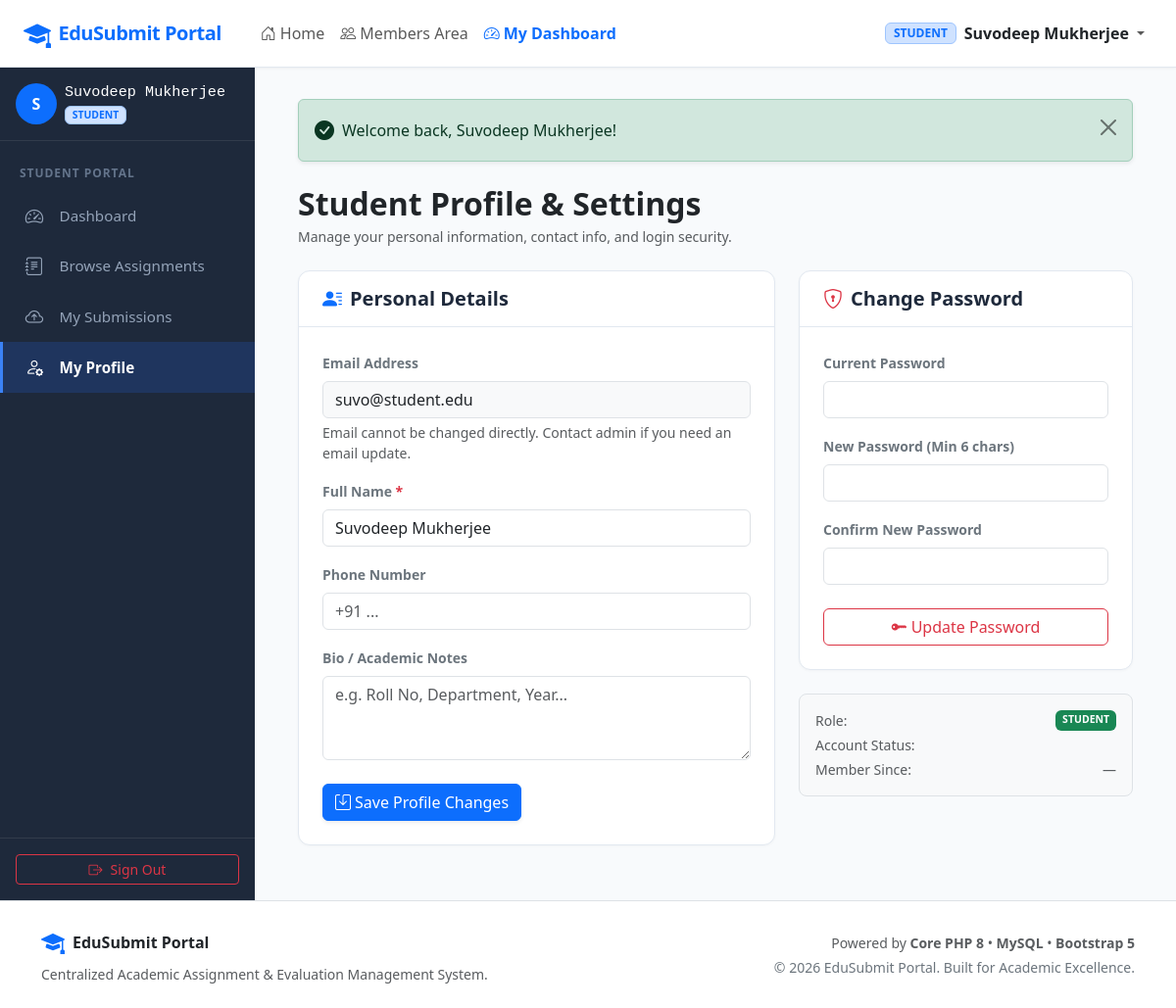
Page /student/profile.php (signed in) on the committed database.
### tables this page shows
CREATE TABLE `users` (
  `id` INT UNSIGNED AUTO_INCREMENT PRIMARY KEY,
  `name` VARCHAR(100) NOT NULL,
  `email` VARCHAR(150) NOT NULL UNIQUE,
  `password` VARCHAR(255) NOT NULL,
  `role` ENUM('admin', 'teacher', 'student') NOT NULL DEFAULT 'student',
  `phone` VARCHAR(20) DEFAULT NULL,
  `bio` TEXT DEFAULT NULL,
  `avatar` VARCHAR(255) DEFAULT NULL,
  `status` ENUM('active', 'inactive') NOT NULL DEFAULT 'active',
  `created_at` TIMESTAMP DEFAULT CURRENT_TIMESTAMP,
  `updated_at` TIMESTAMP DEFAULT CURRENT_TIMESTAMP ON UPDATE CURRENT_TIMESTAMP,
  INDEX `idx_users_role` (`role`),
  INDEX `idx_users_email` (`email`)
);

### student/profile.php (the view, shortened to what this page needs)
<?php
require_once __DIR__ . '/../config/config.php';
$userId = (int)$_SESSION['user_id'];
$pdo = getDBConnection();
$stmt = $pdo->prepare("SELECT * FROM users WHERE id = :id LIMIT 1");
$stmt->execute(['id' => $userId]);
require_once __DIR__ . '/../includes/header.php';
?>
<div class="dashboard-wrapper">
    <?php require_once __DIR__ . '/../includes/sidebar.php'; ?>
    <main class="main-content">
        <div class="container-fluid">
            <?php echo renderFlashMessages(); ?>
            <div class="d-flex flex-wrap align-items-center justify-content-between mb-4">
                <div>
                    <h2 class="fw-bold text-dark mb-1">Student Profile &amp; Settings</h2>
                    <p class="text-muted small mb-0">Manage your personal information, contact info, and login security.</p>
                </div>
            </div>
            <div class="row g-4">
                <div class="col-lg-7">
                    <div class="custom-card">
                        <div class="custom-card-header">
                            <h5 class="mb-0 fw-bold"><i class="bi bi-person-lines-fill me-2 text-primary"></i>Personal Details</h5>
                        </div>
                        <div class="custom-card-body">
                            <form method="POST" action="<?php echo e($_SERVER['PHP_SELF']); ?>">
                                <div class="mb-3">
                                    <label class="form-label small fw-semibold text-secondary">Email Address</label>
                                    <input type="email" class="form-control bg-light" value="<?php echo e($user['email']); ?>" readonly disabled>
                                    <div class="form-text small">Email cannot be changed directly. Contact admin if you need an email update.</div>
                                </div>
                                <div class="mb-3">
                                    <label for="name" class="form-label small fw-semibold text-secondary">Full Name <span class="text-danger">*</span></label>
                                    <input type="text" class="form-control" id="name" name="name" value="<?php echo e($user['name']); ?>" required>
                                </div>
                                <div class="mb-3">
                                    <label for="phone" class="form-label small fw-semibold text-secondary">Phone Number</label>
                                    <input type="tel" class="form-control" id="phone" name="phone" value="<?php echo e($user['phone'] ?? ''); ?>" placeholder="+91 ...">
                                </div>
                                <div class="mb-4">
                                    <label for="bio" class="form-label small fw-semibold text-secondary">Bio / Academic Notes</label>
                                    <textarea class="form-control" id="bio" name="bio" rows="3" placeholder="e.g. Roll No, Department, Year..."><?php echo e($user['bio'] ?? ''); ?></textarea>
                                </div>
                                <button type="submit" class="btn btn-primary shadow-sm">
                                    <i class="bi bi-save me-1"></i>Save Profile Changes
                                </button>
                            </form>
                        </div>
                    </div>
                </div>
                <div class="col-lg-5">
                    <div class="custom-card mb-4">
                        <div class="custom-card-header">
                            <h5 class="mb-0 fw-bold"><i class="bi bi-shield-lock me-2 text-danger"></i>Change Password</h5>
                        </div>
                        <div class="custom-card-body">
                            <form method="POST" action="<?php echo e($_SERVER['PHP_SELF']); ?>">
                                <div class="mb-3">
                                    <label for="current_password" class="form-label small fw-semibold text-secondary">Current Password</label>
                                    <input type="password" class="form-control" id="current_password" name="current_password" required>
                                </div>
                                <div class="mb-3">
                                    <label for="new_password" class="form-label small fw-semibold text-secondary">New Password (Min 6 chars)</label>
                                    <input type="password" class="form-control" id="new_password" name="new_password" required>
                                </div>
                                <div class="mb-4">
                                    <label for="confirm_password" class="form-label small fw-semibold text-secondary">Confirm New Password</label>
                                    <input type="password" class="form-control" id="confirm_password" name="confirm_password" required>
                                </div>
                                <button type="submit" class="btn btn-outline-danger w-100">
                                    <i class="bi bi-key-fill me-1"></i>Update Password
                                </button>
                            </form>
                        </div>
                    </div>
                    <div class="card border bg-light rounded-3">
                        <div class="card-body small text-muted">
                            <div class="d-flex justify-content-between mb-1">
                                <span>Role:</span>
                                <span class="badge bg-success text-uppercase"><?php echo e($user['role']); ?></span>
                            </div>
                            <div class="d-flex justify-content-between mb-1">
                                <span>Account Status:</span>
                            </div>
                            <div class="d-flex justify-content-between">
                                <span>Member Since:</span>
                                <span><?php echo formatDate($user['created_at'], 'd M Y'); ?></span>
                            </div>
                        </div>
                    </div>
                </div>
            </div>
        </div>
    </main>
</div>
<?php require_once __DIR__ . '/../includes/footer.php'; ?>

### includes/header.php (shortened to what this page needs)
<?php
require_once __DIR__ . '/../config/config.php';
$user = currentUser();
?>
<!DOCTYPE html>
<html lang="en">
<head>
    <link href="https://cdn.jsdelivr.net/npm/bootstrap@5.3.3/dist/css/bootstrap.min.css" rel="stylesheet">
    <link rel="stylesheet" href="https://cdn.jsdelivr.net/npm/bootstrap-icons@1.11.3/font/bootstrap-icons.min.css">
    <link rel="stylesheet" href="<?php echo BASE_URL; ?>/assets/css/style.css">
</head>
<body>
<nav class="navbar navbar-expand-lg portal-navbar sticky-top">
    <div class="container-fluid px-4">
        <a class="navbar-brand text-primary d-flex align-items-center" href="<?php echo BASE_URL; ?>/index.php">
            <i class="bi bi-mortarboard-fill fs-3 me-2"></i>
            <span class="fw-bold tracking-tight"><?php echo APP_NAME; ?></span>
        </a>
        <div class="collapse navbar-collapse" id="navbarContent">
            <ul class="navbar-nav me-auto mb-2 mb-lg-0 ms-lg-3">
                <li class="nav-item">
                    <a class="nav-link <?php echo basename($_SERVER['SCRIPT_NAME']) === 'index.php' ? 'active fw-bold' : ''; ?>" href="<?php echo BASE_URL; ?>/index.php">
                        <i class="bi bi-house-door me-1"></i>Home
                    </a>
                </li>
                <li class="nav-item">
                    <a class="nav-link <?php echo basename($_SERVER['SCRIPT_NAME']) === 'members.php' ? 'active fw-bold' : ''; ?>" href="<?php echo BASE_URL; ?>/members.php">
                        <i class="bi bi-people me-1"></i>Members Area
                    </a>
                </li>
                <?php if ($user): ?>
                    <?php
                        $dashUrl = match ($user['role']) {
                            'admin'   => BASE_URL . '/admin/dashboard.php',
                            'teacher' => BASE_URL . '/teacher/dashboard.php',
                            'student' => BASE_URL . '/student/dashboard.php',
                            default   => BASE_URL . '/index.php',
                        };
                    ?>
                    <li class="nav-item">
                        <a class="nav-link text-primary fw-semibold" href="<?php echo $dashUrl; ?>">
                            <i class="bi bi-speedometer2 me-1"></i>My Dashboard
                        </a>
                    </li>
                <?php endif; ?>
            </ul>
            <ul class="navbar-nav ms-auto mb-2 mb-lg-0 align-items-lg-center">
                <?php if ($user): ?>
                    <li class="nav-item dropdown">
                        <a class="nav-link dropdown-toggle d-flex align-items-center" href="#" role="button" data-bs-toggle="dropdown" aria-expanded="false">
                            <span class="badge bg-primary-subtle text-primary border border-primary-subtle me-2 text-uppercase">
                                <?php echo e($user['role']); ?>
                            </span>
                            <span class="fw-semibold text-dark me-1"><?php echo e($user['name']); ?></span>
                        </a>
                    </li>
                <?php endif; ?>
            </ul>
        </div>
    </div>
</nav>

### includes/sidebar.php (shortened to what this page needs)
<?php
require_once __DIR__ . '/../config/config.php';
$user = currentUser();
$currentScript = basename($_SERVER['SCRIPT_NAME'] ?? '');
$role = strtolower($user['role'] ?? '');
?>
<aside class="sidebar">
    <div class="px-3 pb-3 mb-2 border-bottom border-secondary border-opacity-25">
        <div class="d-flex align-items-center">
            <div class="bg-primary text-white rounded-circle d-flex align-items-center justify-content-center me-2" style="width: 42px; height: 42px; font-weight: 600;">
                <?php echo strtoupper(substr($user['name'] ?? 'U', 0, 1)); ?>
            </div>
            <div class="overflow-hidden">
                <h6 class="text-white mb-0 text-truncate font-monospace" style="font-size: 0.95rem;">
                    <?php echo e($user['name'] ?? 'User'); ?>
                </h6>
                <span class="badge bg-primary-subtle text-primary border border-primary-subtle text-uppercase" style="font-size: 0.65rem;">
                    <?php echo e($role); ?>
                </span>
            </div>
        </div>
    </div>
    <nav class="nav flex-column mb-auto">
        <?php if ($role === 'student'): ?>
            <div class="sidebar-heading">Student Portal</div>
            <a class="nav-link <?php echo $currentScript === 'dashboard.php' ? 'active' : ''; ?>" href="<?php echo BASE_URL; ?>/student/dashboard.php">
                <i class="bi bi-speedometer2"></i>Dashboard
            </a>
            <a class="nav-link <?php echo in_array($currentScript, ['assignments.php', 'assignment_details.php', 'submit.php']) ? 'active' : ''; ?>" href="<?php echo BASE_URL; ?>/student/assignments.php">
                <i class="bi bi-journal-text"></i>Browse Assignments
            </a>
            <a class="nav-link <?php echo $currentScript === 'submissions.php' ? 'active' : ''; ?>" href="<?php echo BASE_URL; ?>/student/submissions.php">
                <i class="bi bi-cloud-arrow-up"></i>My Submissions
            </a>
            <a class="nav-link <?php echo $currentScript === 'profile.php' ? 'active' : ''; ?>" href="<?php echo BASE_URL; ?>/student/profile.php">
                <i class="bi bi-person-gear"></i>My Profile
            </a>
        <?php endif; ?>
    </nav>
    <div class="p-3 border-top border-secondary border-opacity-25 mt-auto">
        <a href="<?php echo BASE_URL; ?>/logout.php" class="btn btn-outline-danger btn-sm w-100 d-flex align-items-center justify-content-center">
            <i class="bi bi-box-arrow-right me-2"></i>Sign Out
        </a>
    </div>
</aside>

### assets/css/style.css (style rules this page uses)
:root { --primary-color: #2563eb; --primary-hover: #1d4ed8; --secondary-color: #475569; --dark-bg: #0f172a; --sidebar-bg: #1e293b; --sidebar-active: #3b82f6; --content-bg: #f8fafc; --card-border: #e2e8f0; }
body { background-color: var(--content-bg); font-family: 'Segoe UI', system-ui, -apple-system, sans-serif; color: #1e293b; min-height: 100vh; display: flex; flex-direction: column; }
.navbar-brand { font-weight: 700; letter-spacing: -0.5px; }
.portal-navbar { background: #ffffff; border-bottom: 1px solid var(--card-border); box-shadow: 0 1px 3px rgba(0,0,0,0.05); }
.dashboard-wrapper { display: flex; flex: 1; min-height: calc(100vh - 65px); }
.sidebar { width: 260px; background-color: var(--sidebar-bg); color: #f1f5f9; flex-shrink: 0; padding-top: 1rem; display: flex; flex-direction: column; transition: all 0.3s ease; }
.sidebar .nav-link { color: #94a3b8; padding: 0.75rem 1.25rem; font-size: 0.95rem; font-weight: 500; display: flex; align-items: center; border-left: 3px solid transparent; transition: all 0.2s ease; }
.sidebar .nav-link i { font-size: 1.15rem; margin-right: 0.85rem; width: 24px; text-align: center; }
.sidebar .nav-link.active { color: #ffffff; background-color: rgba(37, 99, 235, 0.2); border-left-color: var(--sidebar-active); font-weight: 600; }
.sidebar-heading { text-transform: uppercase; font-size: 0.75rem; letter-spacing: 0.08em; color: #64748b; padding: 1rem 1.25rem 0.5rem; font-weight: 700; }
.main-content { flex: 1; padding: 2rem; overflow-y: auto; background-color: var(--content-bg); }
.custom-card { background: #ffffff; border-radius: 12px; border: 1px solid var(--card-border); box-shadow: 0 1px 3px rgba(0,0,0,0.03); margin-bottom: 1.5rem; }
.custom-card-header { background-color: transparent; border-bottom: 1px solid var(--card-border); padding: 1rem 1.5rem; display: flex; align-items: center; justify-content: space-between; }
.custom-card-body { padding: 1.5rem; }

### rows in the picture
users: role "STUDENT", name "Suvodeep Mukherjee", name "S", email "suvo@student.edu"

### other values in the picture
APP_NAME "EduSubmit Portal"
formatDate($user['created_at'], 'd M Y') "—"
